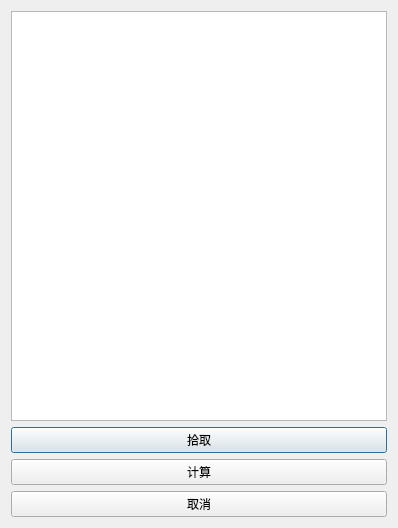
<?xml version="1.0" encoding="UTF-8"?>
<ui version="4.0">
 <class>Dialog</class>
 <widget class="QDialog" name="Dialog">
  <property name="geometry">
   <rect>
    <x>0</x>
    <y>0</y>
    <width>398</width>
    <height>528</height>
   </rect>
  </property>
  <property name="minimumSize">
   <size>
    <width>311</width>
    <height>0</height>
   </size>
  </property>
  <property name="windowTitle">
   <string>计算路口名称</string>
  </property>
  <layout class="QVBoxLayout" name="verticalLayout_2">
   <item>
    <layout class="QVBoxLayout" name="verticalLayout">
     <item>
      <widget class="QTableWidget" name="rid_tab_old">
       <attribute name="horizontalHeaderStretchLastSection">
        <bool>true</bool>
       </attribute>
      </widget>
     </item>
     <item>
      <widget class="QPushButton" name="pick_road_btn">
       <property name="text">
        <string>拾取</string>
       </property>
      </widget>
     </item>
     <item>
      <widget class="QPushButton" name="calc_road_btn">
       <property name="text">
        <string>计算</string>
       </property>
      </widget>
     </item>
     <item>
      <widget class="QPushButton" name="cancel_btn">
       <property name="text">
        <string>取消</string>
       </property>
      </widget>
     </item>
    </layout>
   </item>
  </layout>
 </widget>
 <resources/>
 <connections/>
</ui>
